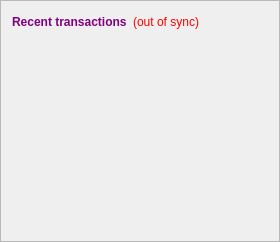
        <widget class="QFrame" name="frame_2">
         <property name="frameShape">
          <enum>QFrame::StyledPanel</enum>
         </property>
         <property name="frameShadow">
          <enum>QFrame::Raised</enum>
         </property>
         <layout class="QVBoxLayout" name="verticalLayout">
          <item>
           <layout class="QHBoxLayout" name="horizontalLayout_2">
            <item>
             <widget class="QLabel" name="label_4">
              <property name="font">
               <font>
                <weight>75</weight>
                <bold>true</bold>
               </font>
              </property>
              <property name="styleSheet">
               <string notr="true">color: #800080;</string>
              </property>
              <property name="text">
               <string>Recent transactions</string>
              </property>
             </widget>
            </item>
            <item>
             <widget class="QLabel" name="labelTransactionsStatus">
              <property name="cursor">
               <cursorShape>WhatsThisCursor</cursorShape>
              </property>
              <property name="toolTip">
               <string>The displayed information may be out of date. Your wallet automatically synchronizes with the ZuMY network after a connection is established, but this process has not completed yet.</string>
              </property>
              <property name="styleSheet">
               <string notr="true">QLabel { color: red; }</string>
              </property>
              <property name="text">
               <string notr="true">(out of sync)</string>
              </property>
              <property name="alignment">
               <set>Qt::AlignRight|Qt::AlignTrailing|Qt::AlignVCenter</set>
              </property>
             </widget>
            </item>
            <item>
             <spacer name="horizontalSpacer">
              <property name="orientation">
               <enum>Qt::Horizontal</enum>
              </property>
              <property name="sizeHint" stdset="0">
               <size>
                <width>40</width>
                <height>20</height>
               </size>
              </property>
             </spacer>
            </item>
           </layout>
          </item>
          <item>
           <widget class="QListView" name="listTransactions">
            <property name="styleSheet">
             <string notr="true">QListView { background: transparent; }</string>
            </property>
            <property name="frameShape">
             <enum>QFrame::NoFrame</enum>
            </property>
            <property name="verticalScrollBarPolicy">
             <enum>Qt::ScrollBarAlwaysOff</enum>
            </property>
            <property name="horizontalScrollBarPolicy">
             <enum>Qt::ScrollBarAlwaysOff</enum>
            </property>
            <property name="selectionMode">
             <enum>QAbstractItemView::NoSelection</enum>
            </property>
           </widget>
          </item>
         </layout>
        </widget>
